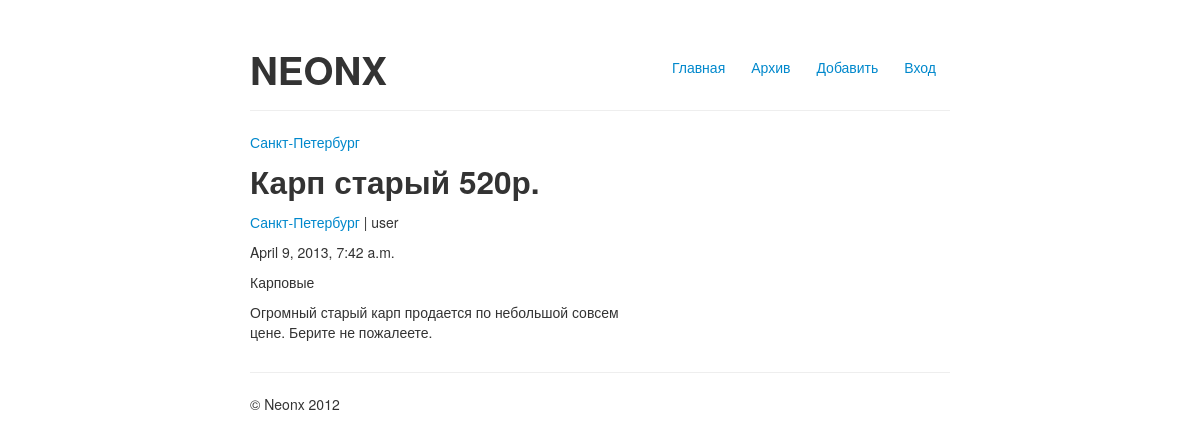
The app's page /sankt-peterburg with its own data.
### ad/models.py (models this page shows, shortened)
class City(models.Model):
    title = models.CharField(max_length=30, verbose_name = 'Город')
    name = models.CharField(max_length=30, verbose_name='Город транслитом')
    class Meta:
        verbose_name = 'Город'
        verbose_name_plural = 'Города'

class Ad(models.Model):
    title = models.CharField(max_length=50, verbose_name = 'Заголовок')
    description = models.TextField(verbose_name = 'Описание')
    timestamp = models.DateTimeField(default=datetime.now())
    price = models.IntegerField(verbose_name = 'Цена')
    category = models.ForeignKey(Category, verbose_name = 'Категория')
    city = models.ForeignKey(City, verbose_name = 'Город')
    user = models.ForeignKey(User)
    image = models.ImageField(upload_to='images', blank=True, default='images/default.jpg', verbose_name = 'Фото')
    class Meta:
        ordering = ('-timestamp',)
        verbose_name = 'Объявление'
        verbose_name_plural = 'Объявления'

class Category(models.Model):
    title = models.CharField(max_length=30, verbose_name = 'Категория')
    name = models.CharField(max_length=30, verbose_name='Категория транслитом')
    class Meta:
        verbose_name = 'Категория'
        verbose_name_plural = 'Категории'
    def __unicode__(self):
        return self.title

### ad/views.py (the view)
def cityarchive(request, urlcity):
    city = City.objects.get(name = urlcity)
    ads = city.ad_set.all()
    return render_to_response("cityarchive.html", {'ads' : ads, 'city' : city,}, RequestContext(request))

### ad/templates/cityarchive.html
﻿{% extends "base.html" %}
{% block content %}
    <a href="/">{{ city.title }}</a>
    {% include "archive.html" %}
{% endblock %}

### ad/templates/archive.html (shortened to what this page needs)
﻿{% block content %}
    {% load thumbnail %}
    {% for ad in ads %}
        <h2>{{ ad.title }} {{ad.price}}р.</h2>
        <div class="row-fluid">
            <div class="span7">
                <p><a href="/{{ ad.city.name }}">{{ ad.city.title }}</a> | {{ ad.user }}</p>
                <p>{{ ad.timestamp }} </p>
                <p>{{ ad.category }} </p>
                <p>{{ ad.description }}</p>
            </div>
            <div class="span5 text-center">
            </div>
        </div>
    {% endfor %}
{% endblock %}

### static/css/main.css (style rules this page uses)
body { padding-top: 20px; padding-bottom: 40px; }

### records on screen
City: title "Санкт-Петербург"
Ad: title "Карп старый", price "520", city "Санкт-Петербург", user "user", timestamp "April 9, 2013, 7:42 a.m.", category "Карповые", description "Огромный старый карп продается по небольшой совсем цене. Берите не пожалеете."
